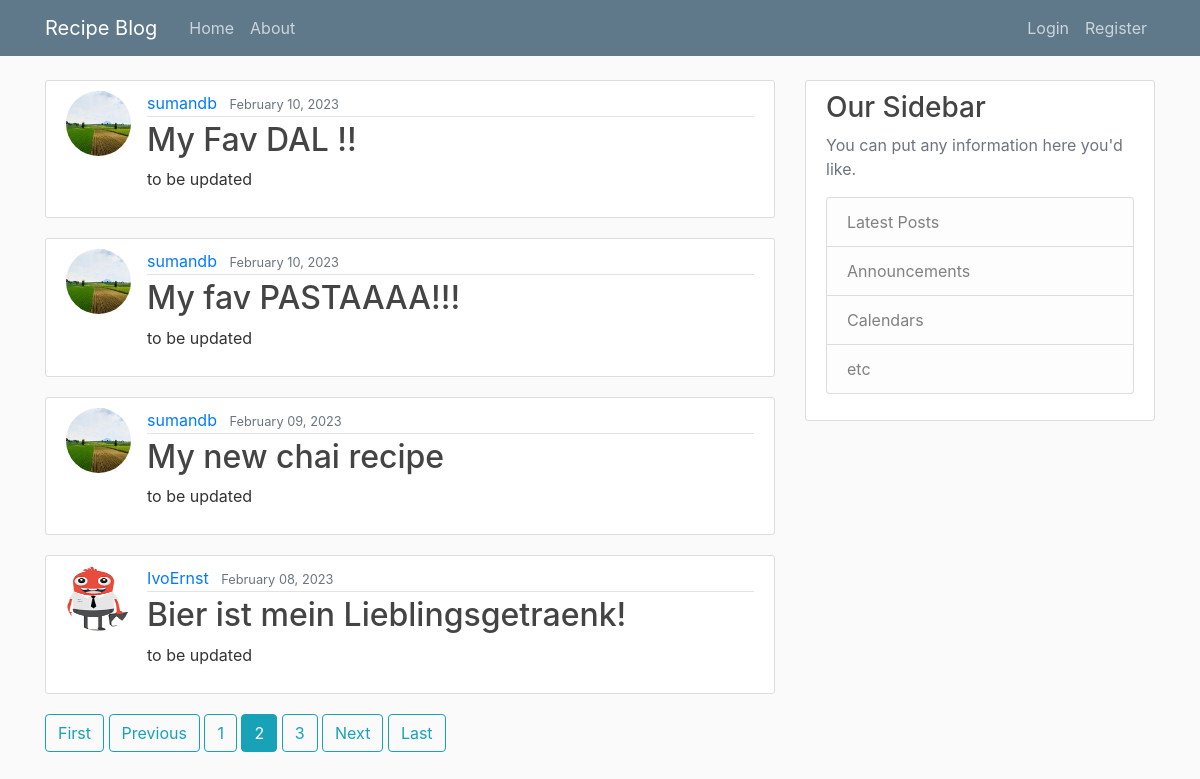
Screenshot of /?page=2 with the database file from the repository.
### blog/models.py (models this page shows, shortened)
class Post(models.Model):
    title = models.CharField(max_length=200)
    created_on = models.DateTimeField(default=timezone.now)
    content = models.TextField()
    author = models.ForeignKey(User, on_delete=models.CASCADE)

### users/models.py (models this page shows, shortened)
class Profile(models.Model):
    user = models.OneToOneField(User, on_delete=models.CASCADE)
    image = models.ImageField(default='default.jpg', upload_to='profile_pics')

### blog/views.py (the view)
# urls.py: path('', PostListView.as_view(), name='blog-home'),
class PostListView(ListView):
    model = Post
    template_name = 'blog/home.html'
    context_object_name = 'posts'
    ordering = ['-created_on']  # default is ascending but '-' infront changes it to descending
    paginate_by = 4

### blog/templates/blog/home.html
{% extends "blog/base.html" %}
{% block content %}
    {% for post in posts %}
        <article class="media content-section">
          <img class = "rounded-circle article-img" src = "{{post.author.profile.image.url}}">
          <div class="media-body">
            <div class="article-metadata">
              <a class="mr-2" href="{% url 'user-posts' post.author.username %}">{{ post.author }}</a>
              <small class="text-muted">{{ post.created_on|date:"F d, Y" }}</small>
            </div>
            <h2><a class="article-title" href="{% url 'post-detail' post.id %}">{{ post.title }}</a></h2>
                <p class="article-content">{{ post.content }}</p>
          </div>
        </article>
    {% endfor %}
    {% if is_paginated %}
        {% if page_obj.has_previous %}
            <a class="btn btn-outline-info mb-4" href="?page=1">First</a>
            <a class="btn btn-outline-info mb-4" href="?page={{page_obj.previous_page_number}}">Previous</a>
        {% endif %}
        {% for num in page_obj.paginator.page_range %}
            {% if page_obj.number == num %}
                <a class="btn btn-info mb-4" href="?page={{ num }}">{{ num }}</a>
            {% elif num > page_obj.number|add:'-3' and num < page_obj.number|add:'3' %}
                <a class="btn btn-outline-info mb-4" href="?page={{ num }}">{{ num }}</a>
            {% endif %}
        {% endfor%}
        {% if page_obj.has_next %}
            <a class="btn btn-outline-info mb-4" href="?page={{page_obj.next_page_number}}">Next</a>
            <a class="btn btn-outline-info mb-4" href="?page={{page_obj.paginator.num_pages}}">Last</a>
        {% endif %}
    {% endif %}
{% endblock content%}

### blog/static/blog/main.css (style rules this page uses)
body { background: #fafafa; color: #333333; margin-top: 5rem; }
h1, h2, h3, h4, h5, h6 { color: #444444; }
.content-section { background: #ffffff; padding: 10px 20px; border: 1px solid #dddddd; border-radius: 3px; margin-bottom: 20px; }
.article-title { color: #444444; }
.article-content { white-space: pre-line; }
.article-img { height: 65px; width: 65px; margin-right: 16px; }
.article-metadata { padding-bottom: 1px; margin-bottom: 4px; border-bottom: 1px solid #e3e3e3 }

### rows the page displays
Post: author.profile.image (picture), author "sumandb", created_on "February 10, 2023", title "My Fav DAL !!", content "to be updated"
Post: author.profile.image (picture), author "sumandb", created_on "February 10, 2023", title "My fav PASTAAAA!!!", content "to be updated"
Post: author.profile.image (picture), author "sumandb", created_on "February 09, 2023", title "My new chai recipe", content "to be updated"
Post: author.profile.image (placeholder picture), author "IvoErnst", created_on "February 08, 2023", title "Bier ist mein Lieblingsgetraenk!", content "to be updated"

### other values shown
{{ num }} "1" "3"
{{ num }} "2"
